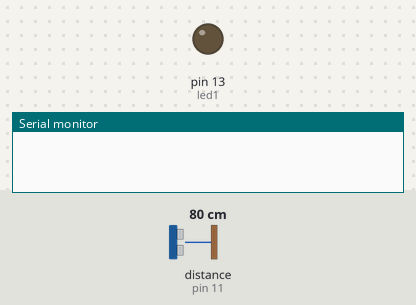
Bench run of a program on a simulated Arduino Uno, built with avr-gcc and run on an emulated ATmega328P. Shown: output pins drawn as LEDs (lit = HIGH), the last lines printed to the serial monitor. Wiring (inferred from the names in the program): ultrasonic range finder: trigger pin 12; echo pin 11. The test bench sets the inputs (shaded band); at power-on: distance to the obstacle (sensor on pin 11) 80 cm. The echo pulse lasts 58.3 µs per cm; pins used as bus, display or sensor lines are not drawn.

Above: at 1.2 s.
1.3 s: distance to the obstacle (sensor on pin 11) set to 43 cm
2.8 s: distance to the obstacle (sensor on pin 11) set to 36 cm
At 3.5 s:
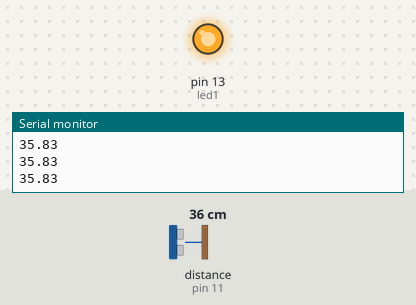
4.3 s: distance to the obstacle (sensor on pin 11) set to 60 cm
At 4.7 s:
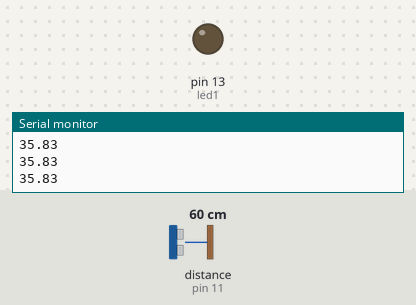
5.8 s: distance to the obstacle (sensor on pin 11) set to 2 cm
At 6.9 s:
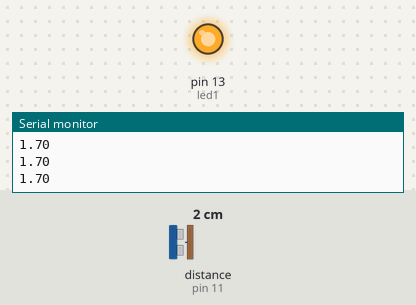
Timing chart, 0 to 8.3 s (numbered marks = the images above; inputs shaded):
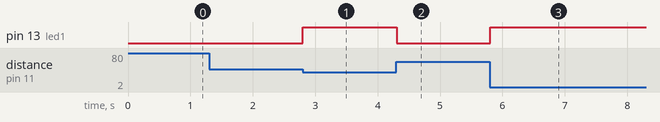

The program:

main.cpp
```cpp
#include<arduino.h>

int led1=13;
int trigPin=12;
int echoPin=11;
void setup(){
    Serial.begin(9600);
    pinMode(led1,OUTPUT);
    pinMode(trigPin,OUTPUT);
    pinMode(echoPin,INPUT);
}
void loop(){
    float duration,distance;
    digitalWrite(trigPin,LOW);
    delayMicroseconds(2);
    digitalWrite(trigPin,HIGH);
    delayMicroseconds(10);
    digitalWrite(trigPin,LOW);
    duration=pulseIn(echoPin,HIGH);
    distance=(duration/2)*0.03444;
    if(distance>=40){
      digitalWrite(led1,LOW);
    }
    else{
       digitalWrite(led1,HIGH);
       Serial.println(distance);
    }
}
```

Measured:
- the behaviour switches between 41 and 40 cm on distance to the obstacle (sensor on pin 11) (found by bisection; images 0 and 1)
- after the input at 1.3 s, every drawn part: stays the same
- after the input at 2.8 s, pin 13 (led1): LOW → HIGH at once
- after the input at 4.3 s, pin 13 (led1): HIGH → LOW at once
- after the input at 5.8 s, pin 13 (led1): LOW → HIGH at once
